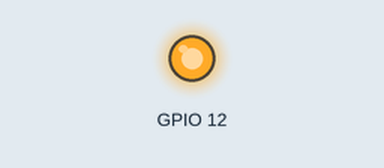
The program below on a simulated Raspberry Pi (BCM pin numbers). Shown: output pins drawn as LEDs (lit = HIGH). At 24.0 s the program stops and its outputs stay as they are.

Above: at 0.4 s.
At 2.1 s:
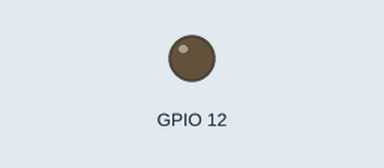
Timing chart, 0 to 3.0 s (numbered marks = the images above):
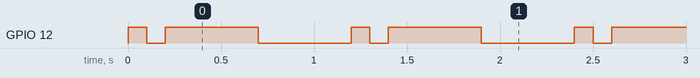

Measured:
- by itself, GPIO 12: repeats every 1.2 s: LOW 0.10 s, HIGH 0.50 s, LOW 0.50 s, HIGH 0.10 s, until it stays LOW from 23.5 s
- by itself, everything shown: repeats every 1.2 s, in 4 steps

The program:

gpio_main.py
```python
import RPi.GPIO as GPIO
from time import sleep

GPIO.setmode(GPIO.BCM)
GPIO.setup(12, GPIO.OUT)
for _ in range(20):
    GPIO.output(12, GPIO.HIGH)
    sleep(0.1)
    GPIO.output(12, GPIO.LOW)
    sleep(0.1)
    GPIO.output(12, GPIO.HIGH)
    sleep(0.5)
    GPIO.output(12, GPIO.LOW)
    sleep(0.5)

GPIO.cleanup()
```
